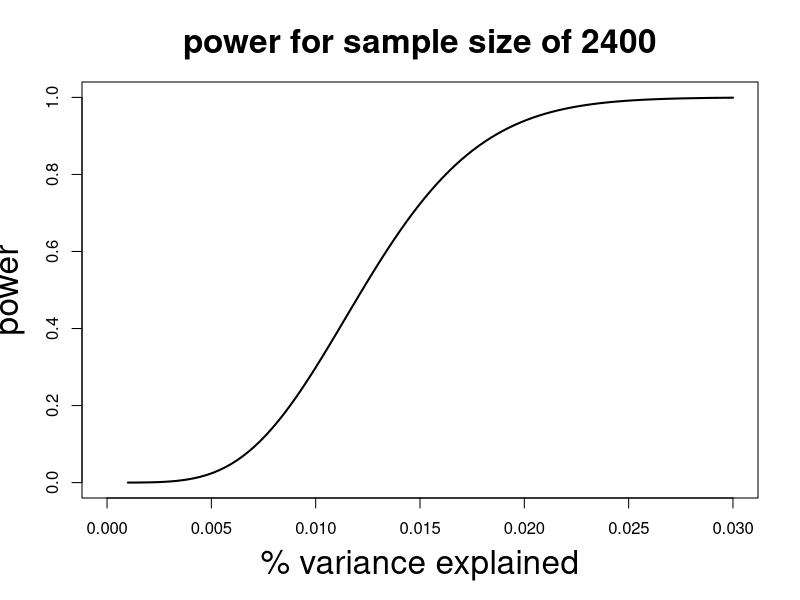

Here is the R script that generated this plot:
#################################################
# script to calculate power of a case control study
# Naomi Wray June 16 
#see Yang et al EJEpi 2009
#################################################
#power curve for 
#p allele frequency 
#R relative risk 
#K disease with prevalence 
#N01 total sample size
#v proportion of cases
#################################################
power_curve<-function(q2,N,T){
NCP<-N*q2/(1-q2)
power_curve<-pnorm(sqrt(NCP)+T)
}

#############################################
# main program
#############################################
A<-5e-08 # alpha level sig threshold
T<-qnorm(A/2,0,1)
N<-2400  # sample size for QT trait

x<-c(0,0.03)
y<-c(0,1)
plot(x,y,xlim=c(0,0.03),ylim=c(0,1),xlab="% variance explained",ylab="power",main=paste("power for sample size of",N),type="n",cex.lab=2,cex.main=2)
curve(power_curve(x,N,T),from=0.001,to=0.03,col=1,lty=1,lwd=2,add=TRUE)